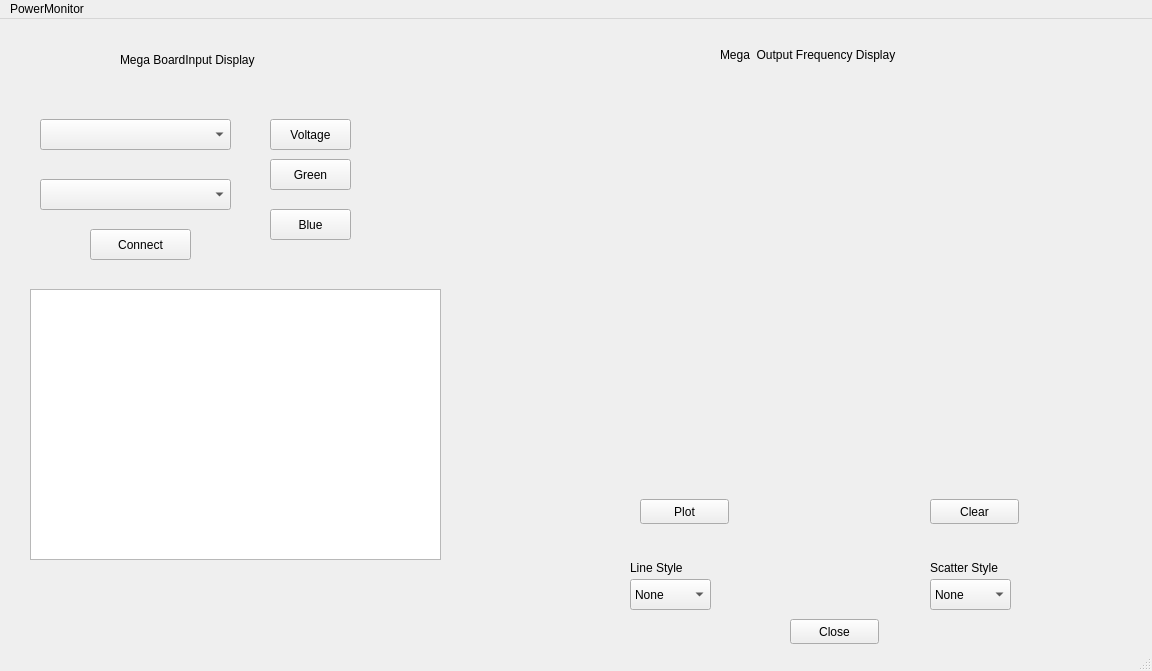
<?xml version="1.0" encoding="UTF-8"?>
<ui version="4.0">
 <class>MainWindow</class>
 <widget class="QMainWindow" name="MainWindow">
  <property name="geometry">
   <rect>
    <x>0</x>
    <y>0</y>
    <width>1152</width>
    <height>671</height>
   </rect>
  </property>
  <property name="maximumSize">
   <size>
    <width>1152</width>
    <height>671</height>
   </size>
  </property>
  <property name="windowTitle">
   <string>MainWindow</string>
  </property>
  <widget class="QWidget" name="centralwidget">
   <widget class="QPushButton" name="ConnectButton">
    <property name="geometry">
     <rect>
      <x>90</x>
      <y>210</y>
      <width>101</width>
      <height>31</height>
     </rect>
    </property>
    <property name="mouseTracking">
     <bool>true</bool>
    </property>
    <property name="text">
     <string>Connect</string>
    </property>
   </widget>
   <widget class="QComboBox" name="devicesList">
    <property name="geometry">
     <rect>
      <x>40</x>
      <y>100</y>
      <width>191</width>
      <height>31</height>
     </rect>
    </property>
   </widget>
   <widget class="QTextEdit" name="textEdit">
    <property name="geometry">
     <rect>
      <x>30</x>
      <y>270</y>
      <width>411</width>
      <height>271</height>
     </rect>
    </property>
   </widget>
   <widget class="QComboBox" name="baudrateList">
    <property name="geometry">
     <rect>
      <x>40</x>
      <y>160</y>
      <width>191</width>
      <height>31</height>
     </rect>
    </property>
   </widget>
   <widget class="QPushButton" name="red">
    <property name="geometry">
     <rect>
      <x>270</x>
      <y>100</y>
      <width>81</width>
      <height>31</height>
     </rect>
    </property>
    <property name="text">
     <string>Voltage</string>
    </property>
   </widget>
   <widget class="QPushButton" name="blue">
    <property name="geometry">
     <rect>
      <x>270</x>
      <y>190</y>
      <width>81</width>
      <height>31</height>
     </rect>
    </property>
    <property name="text">
     <string>Blue</string>
    </property>
   </widget>
   <widget class="QPushButton" name="green">
    <property name="geometry">
     <rect>
      <x>270</x>
      <y>140</y>
      <width>81</width>
      <height>31</height>
     </rect>
    </property>
    <property name="text">
     <string>Green</string>
    </property>
   </widget>
   <widget class="QLabel" name="label">
    <property name="geometry">
     <rect>
      <x>720</x>
      <y>20</y>
      <width>331</width>
      <height>31</height>
     </rect>
    </property>
    <property name="text">
     <string>Mega  Output Frequency Display</string>
    </property>
   </widget>
   <widget class="QCustomPlot" name="plotter" native="true">
    <property name="geometry">
     <rect>
      <x>600</x>
      <y>60</y>
      <width>521</width>
      <height>411</height>
     </rect>
    </property>
   </widget>
   <widget class="QPushButton" name="plotButton">
    <property name="geometry">
     <rect>
      <x>640</x>
      <y>480</y>
      <width>89</width>
      <height>25</height>
     </rect>
    </property>
    <property name="text">
     <string>Plot</string>
    </property>
   </widget>
   <widget class="QPushButton" name="clearButton">
    <property name="geometry">
     <rect>
      <x>930</x>
      <y>480</y>
      <width>89</width>
      <height>25</height>
     </rect>
    </property>
    <property name="text">
     <string>Clear</string>
    </property>
   </widget>
   <widget class="QPushButton" name="closeButton">
    <property name="geometry">
     <rect>
      <x>790</x>
      <y>600</y>
      <width>89</width>
      <height>25</height>
     </rect>
    </property>
    <property name="text">
     <string>Close</string>
    </property>
   </widget>
   <widget class="QLabel" name="label_2">
    <property name="geometry">
     <rect>
      <x>630</x>
      <y>540</y>
      <width>101</width>
      <height>17</height>
     </rect>
    </property>
    <property name="text">
     <string>Line Style</string>
    </property>
   </widget>
   <widget class="QLabel" name="label_3">
    <property name="geometry">
     <rect>
      <x>930</x>
      <y>540</y>
      <width>91</width>
      <height>17</height>
     </rect>
    </property>
    <property name="text">
     <string>Scatter Style</string>
    </property>
   </widget>
   <widget class="QComboBox" name="lineStyleComboBox">
    <property name="geometry">
     <rect>
      <x>630</x>
      <y>560</y>
      <width>81</width>
      <height>31</height>
     </rect>
    </property>
    <property name="maximumSize">
     <size>
      <width>100</width>
      <height>65</height>
     </size>
    </property>
    <item>
     <property name="text">
      <string>None</string>
     </property>
    </item>
    <item>
     <property name="text">
      <string>LIne</string>
     </property>
    </item>
    <item>
     <property name="text">
      <string>Step Left</string>
     </property>
    </item>
    <item>
     <property name="text">
      <string>Step Right</string>
     </property>
    </item>
    <item>
     <property name="text">
      <string>Step Center</string>
     </property>
    </item>
    <item>
     <property name="text">
      <string>Impulse</string>
     </property>
    </item>
   </widget>
   <widget class="QComboBox" name="plotTypeComboBox">
    <property name="geometry">
     <rect>
      <x>930</x>
      <y>560</y>
      <width>81</width>
      <height>31</height>
     </rect>
    </property>
    <property name="maximumSize">
     <size>
      <width>100</width>
      <height>65</height>
     </size>
    </property>
    <item>
     <property name="text">
      <string>None</string>
     </property>
    </item>
    <item>
     <property name="text">
      <string>Dot</string>
     </property>
    </item>
    <item>
     <property name="text">
      <string>Cross</string>
     </property>
    </item>
    <item>
     <property name="text">
      <string>Plus</string>
     </property>
    </item>
    <item>
     <property name="text">
      <string>Circle</string>
     </property>
    </item>
    <item>
     <property name="text">
      <string>Disc</string>
     </property>
    </item>
    <item>
     <property name="text">
      <string>Square</string>
     </property>
    </item>
    <item>
     <property name="text">
      <string>Diamond</string>
     </property>
    </item>
    <item>
     <property name="text">
      <string>Star</string>
     </property>
    </item>
    <item>
     <property name="text">
      <string>Triangle</string>
     </property>
    </item>
    <item>
     <property name="text">
      <string>Triangle Inverted</string>
     </property>
    </item>
    <item>
     <property name="text">
      <string>Cross Square</string>
     </property>
    </item>
    <item>
     <property name="text">
      <string>Plus Circle</string>
     </property>
    </item>
    <item>
     <property name="text">
      <string>Peace</string>
     </property>
    </item>
    <item>
     <property name="text">
      <string>Cross</string>
     </property>
    </item>
   </widget>
   <widget class="QLabel" name="label_4">
    <property name="geometry">
     <rect>
      <x>120</x>
      <y>30</y>
      <width>191</width>
      <height>21</height>
     </rect>
    </property>
    <property name="text">
     <string>Mega BoardInput Display</string>
    </property>
   </widget>
  </widget>
  <widget class="QMenuBar" name="menubar">
   <property name="geometry">
    <rect>
     <x>0</x>
     <y>0</y>
     <width>1152</width>
     <height>22</height>
    </rect>
   </property>
   <widget class="QMenu" name="menuPowerMonitor">
    <property name="title">
     <string>PowerMonitor</string>
    </property>
   </widget>
   <addaction name="menuPowerMonitor"/>
  </widget>
  <widget class="QStatusBar" name="statusbar"/>
 </widget>
 <customwidgets>
  <customwidget>
   <class>QCustomPlot</class>
   <extends>QWidget</extends>
   <header location="global">qcustomplot.h</header>
   <container>1</container>
  </customwidget>
 </customwidgets>
 <resources/>
 <connections>
  <connection>
   <sender>closeButton</sender>
   <signal>clicked()</signal>
   <receiver>MainWindow</receiver>
   <slot>close()</slot>
   <hints>
    <hint type="sourcelabel">
     <x>969</x>
     <y>615</y>
    </hint>
    <hint type="destinationlabel">
     <x>818</x>
     <y>597</y>
    </hint>
   </hints>
  </connection>
 </connections>
</ui>
